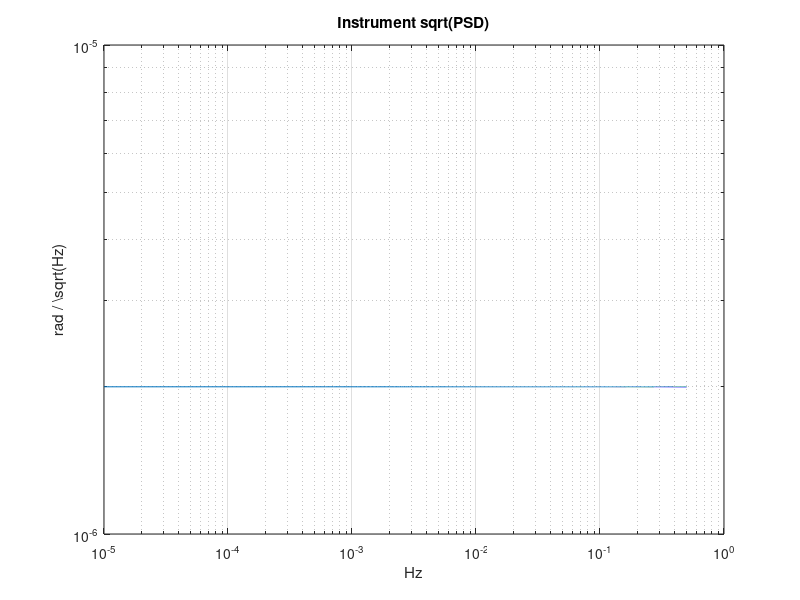

MATLAB code to generate this figure:
clear;
clc;
close all;

%% COMPUTE RMS OF ERROR IN TIME DOMAIN FROM PSD VALUE

% sampling frequency [Hz]
fs = 1;   

% frequency range [Hz]
N = 1E-4;
f = 1E-5:N:fs/2;

% Instrument PSD [units^2 / Hz]
S_ASC = ((8.5E-6) * sqrt(f.^-1)).^2;                         % [rad^2 / Hz]
S_GRACE_FO = (2E-6)^2 * ones(1, length(f));                  % [rad^2 / Hz]

% Select the sensor PSD
S = S_GRACE_FO;

% plot 
figure()
loglog(f, sqrt(S)); xlabel('Hz'); ylabel('rad / \sqrt(Hz)'); grid on;
title('Instrument sqrt(PSD)');

% numerical integration
var   = trapz(f, S);   % numerical integration
sigma = sqrt(var);       % RMS noise
